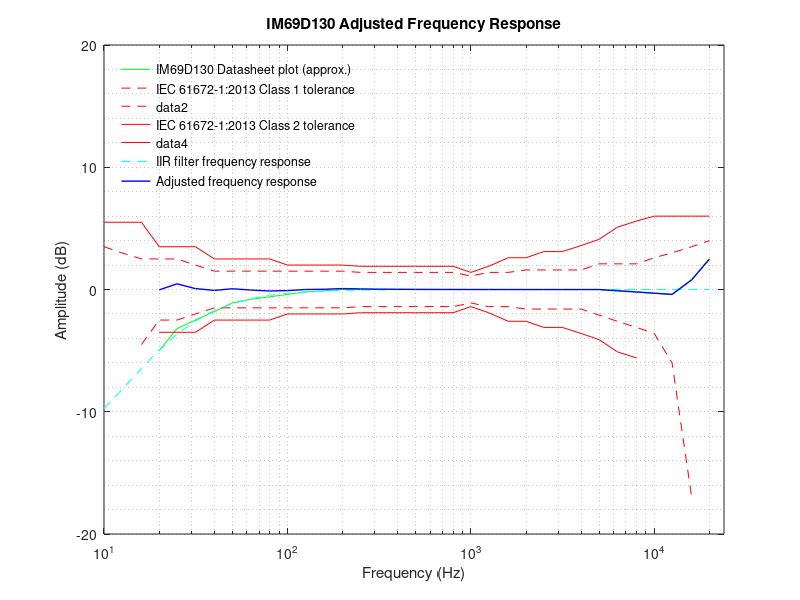

MATLAB code to generate this figure:
%
% IM69D130 Equalizer filter design
%
% (c)2019 Ivan Kostoski
%

clear;
clf;
format long;
pi = 3.14159265358979;

% Sampling Rate
Fs = 48000;

% IEC specified frequencies
iec_f = [10, 12.5, 16, 20, 25, 31.5, 40, 50, 63, 80, ...
         100, 125, 160, 200, 250, 315, 400, 500, 630, 800, ...
         1000, 1250, 1600, 2000, 2500, 3150, 4000, 5000, 6300, 8000, ...
         10000, 12500, 16000, 20000];

% IEC Class 1 tolerances (top/bottom)
iec_c1_t_dB = [+3.5, +3.0, +2.5, +2.5, +2.5, +2.0, +1.5, +1.5, +1.5, +1.5, ...
               +1.5, +1.5, +1.5, +1.5, +1.4, +1.4, +1.4, +1.4, +1.4, +1.4, ...
               +1.1, +1.4, +1.4, +1.6, +1.6, +1.6, +1.6, +2.1, +2.1, +2.1, ...
               +2.6, +3.0, +3.5, +4.0];
iec_c1_b_dB = [-inf, -inf, -4.5, -2.5, -2.5, -2.0, -1.5, -1.5, -1.5, -1.5, ...
               -1.5, -1.5, -1.5, -1.5, -1.4, -1.4, -1.4, -1.4, -1.4, -1.4, ...
               -1.1, -1.4, -1.4, -1.6, -1.6, -1.6, -1.6, -2.1, -2.6, -3.1, ...
               -3.6, -6.0,  -17, -inf];

% IEC Class 2 tolerances (top/bottom)
iec_c2_t_dB = [+5.5, +5.5, +5.5, +3.5, +3.5, +3.5, +2.5, +2.5, +2.5, +2.5, ...
               +2.0, +2.0, +2.0, +2.0, +1.9, +1.9, +1.9, +1.9, +1.9, +1.9, ...
               +1.4, +1.9, +2.6, +2.6, +3.1, +3.1, +3.6, +4.1, +5.1, +5.6, ...
               +6.0, +6.0, +6.0, +6.0];
iec_c2_b_dB = [-inf, -inf, -inf, -3.5, -3.5, -3.5, -2.5, -2.5, -2.5, -2.5, ...
               -2.0, -2.0, -2.0, -2.0, -1.9, -1.9, -1.9, -1.9, -1.9, -1.9, ...
               -1.4, -1.9, -2.6, -2.6, -3.1, -3.1, -3.6, -4.1, -5.1, -5.6, ...
               -inf, -inf, -inf, -inf];         

% Values visually estimated from datasheet 
ds_dB = [ -inf,  -inf,  -inf,   -5,  -3.2,  -2.5,  -1.8,  -1.1,  -0.8,  -0.6, ...
          -0.4,  -0.2,  -0.1,    0,     0,     0,     0,     0,     0,     0, ...
            0,      0,     0,    0,     0,     0,     0,     0,  -0.1,  -0.2, ...
          -0.3,  -0.4,  +0.8,  +2.5];         

% These value are selected and adjusted for better curve fit
ds_l_w  = [   20,  31.5,    50,  1000];
ds_l_dB = [   -4,  -3.2,  -1.1,     0];

% Low frequency filter design
% Convert Hz in rad/s and normalize for Fs
ds_l_wn = ds_l_w.*((2*pi)/Fs);
% Convert plot decibels to magnitude
ds_l_mag = arrayfun(@db2mag, ds_l_dB);
% Estimate coefficients
[ds_l_B, ds_l_A] = invfreqz(ds_l_mag, ds_l_wn, 2, 2);
% Stabilize and normalize the filter
ds_B = polystab(ds_l_B) * norm(ds_l_B) / norm(polystab(ds_l_B));
ds_A = polystab(ds_l_A) * norm(ds_l_A) / norm(polystab(ds_l_A));
ds_H = freqz(ds_B, ds_A, iec_f, Fs);

% Equalizer filter, i.e. inverse from estimated transfer filter
% Swap A and B coefficients, and normalize to ds_B(1)
eq_B = ds_A./ds_B(1)                                         
eq_A = ds_B./ds_B(1)
% eq_B = 1.001240684967618  -1.996936108836719   0.995703101823296
% eq_A = 1.000000000000000  -1.997675693595923   0.997677044195944
eq_H = freqz(eq_B, eq_A, iec_f, Fs);
% Check for poles ouside unit circle
roots(eq_B)
roots(eq_A)


clf;
semilogx(iec_f, ds_dB, 'g;IM69D130 Datasheet plot (approx.);');
hold on;
title("IM69D130 Adjusted Frequency Response");
grid minor;
xlabel('Frequency (Hz)');
xlim([10, 24000]);
ylabel('Amplitude (dB)');
ylim([-20, 20]);
legend ('boxoff');
legend ('location', 'northwest');
semilogx(iec_f, iec_c1_t_dB, '--r;IEC 61672-1:2013 Class 1 tolerance;');
semilogx(iec_f, iec_c1_b_dB, '--r');
semilogx(iec_f, iec_c2_t_dB, 'r;IEC 61672-1:2013 Class 2 tolerance;');
semilogx(iec_f, iec_c2_b_dB, 'r');
semilogx(iec_f, 20*log10(abs(ds_H)), '--c;IIR filter frequency response;');
semilogx(iec_f, (ds_dB + 20*log10(abs(eq_H))), 'b;Adjusted frequency response;', 'linewidth', 1);
hold off;

[sos, gain] = tf2sos(eq_B, eq_A)
